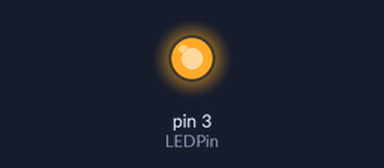
Simulated run of this sketch. Board: Arduino Uno, built with avr-gcc and run on an emulated ATmega328P. On the bench: output pins drawn as LEDs (lit = HIGH).

Above: at 2.5 s.
At 7.5 s:
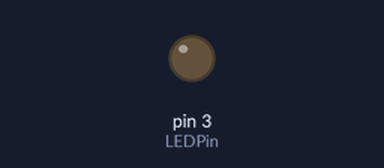
Timing chart, 0 to 13.0 s (numbered marks = the images above):
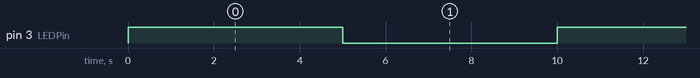

The sketch:

no-snore-blink.ino
```cpp
int LEDPin = 3;

// the setup function runs once when you press reset or power the board
void setup() {
  // initialize digital pin LED_BUILTIN as an output.
  pinMode(LEDPin, OUTPUT);
}

// the loop function runs over and over again forever
void loop() {
  digitalWrite(LEDPin, HIGH);  // turn the LED on (HIGH is the voltage level)
  delay(5000);                      // wait for a second
  digitalWrite(LEDPin, LOW);   // turn the LED off by making the voltage LOW
  delay(5000);                      // wait for a second
}
```

Measured:
- by itself, pin 3 (LEDPin): alternates HIGH for 5.0 s and LOW for 5.0 s
